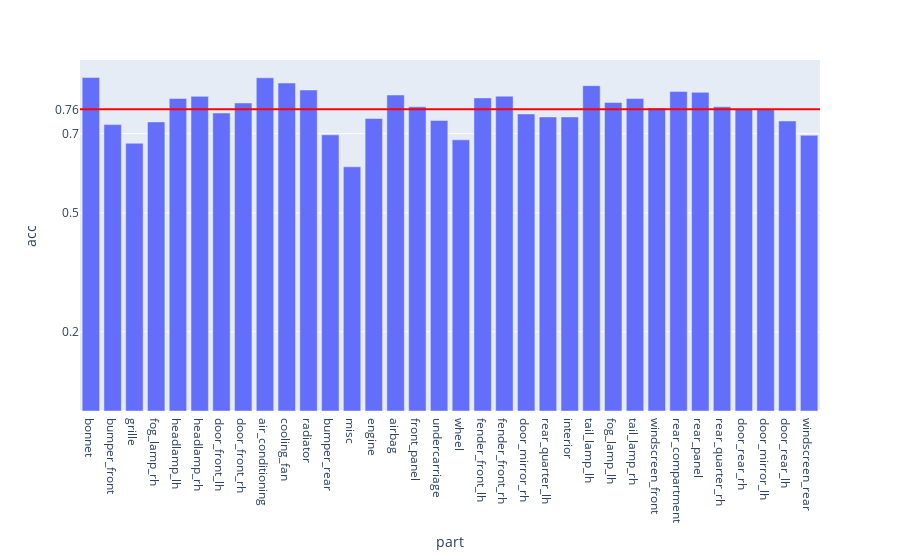

Write notebook code for a chart like this one.
### Code cell
fig = px.bar(evalMetrics, x = 'part', y = 'acc')

fig.add_hline(y=avgAcc, line_width=2, line_color="red")

fig.update_layout(
    yaxis = dict(
        tickmode = 'array',
        tickvals = [np.format_float_positional(avgAcc, 2), 0.2, 0.5, 0.7],
    )
)

### Figure 1 — Plotly figure (JSON) as saved in the notebook; plotly's stock layout.template omitted (floating-point values rounded to 4 significant figures)
{"data": [{"alignmentgroup": "True", "hovertemplate": "part=%{x}<br>acc=%{y}<extra></extra>", "legendgroup": "", "marker": {"color": "#636efa", "pattern": {"shape": ""}}, "name": "", "offsetgroup": "", "orientation": "v", "showlegend": false, "textposition": "auto", "type": "bar", "x": ["bonnet", "bumper_front", "grille", "fog_lamp_rh", "headlamp_lh", "headlamp_rh", "door_front_lh", "door_front_rh", "air_conditioning", "cooling_fan", "radiator", "bumper_rear", "misc", "engine", "airbag", "front_panel", "undercarriage", "wheel", "fender_front_lh", "fender_front_rh", "door_mirror_rh", "rear_quarter_lh", "interior", "tail_lamp_lh", "fog_lamp_lh", "tail_lamp_rh", "windscreen_front", "rear_compartment", "rear_panel", "rear_quarter_rh", "door_rear_rh", "door_mirror_lh", "door_rear_lh", "windscreen_rear"], "xaxis": "x", "y": [0.8416, 0.7228, 0.6757, 0.7295, 0.7887, 0.7941, 0.752, 0.7774, 0.8409, 0.8278, 0.8102, 0.697, 0.6163, 0.7382, 0.7975, 0.7679, 0.7334, 0.6844, 0.7901, 0.7946, 0.7497, 0.7422, 0.7422, 0.8211, 0.7787, 0.7885, 0.7646, 0.8067, 0.8042, 0.7679, 0.7616, 0.763, 0.732, 0.696], "yaxis": "y"}], "layout": {"barmode": "relative", "legend": {"tracegroupgap": 0}, "margin": {"t": 60}, "shapes": [{"line": {"color": "red", "width": 2}, "type": "line", "x0": 0, "x1": 1, "xref": "x domain", "y0": 0.7617, "y1": 0.7617, "yref": "y"}], "xaxis": {"anchor": "y", "domain": [0, 1], "title": {"text": "part"}}, "yaxis": {"anchor": "x", "domain": [0, 1], "tickmode": "array", "tickvals": ["0.76", 0.2, 0.5, 0.7], "title": {"text": "acc"}}}}
